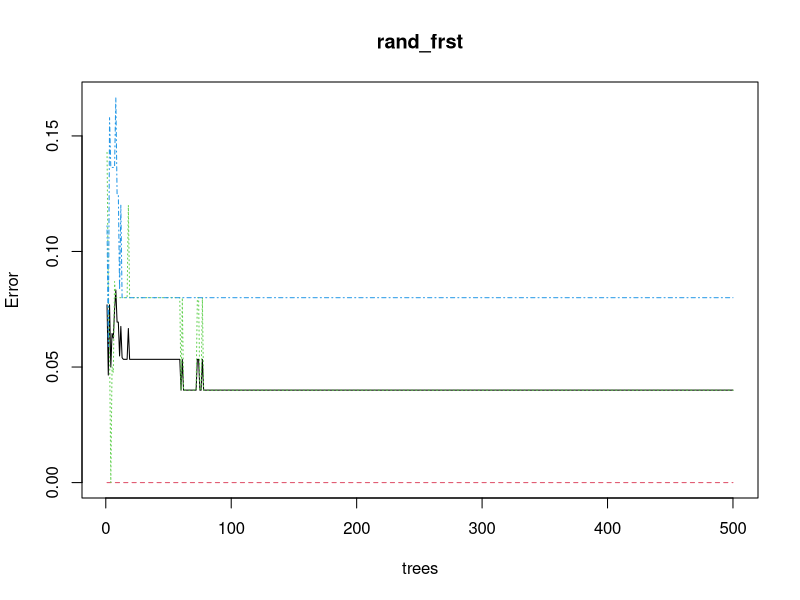
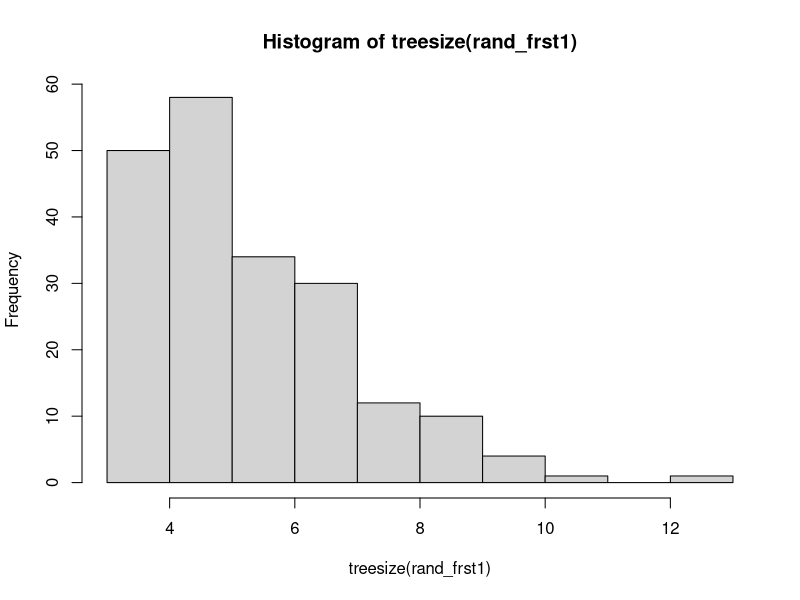
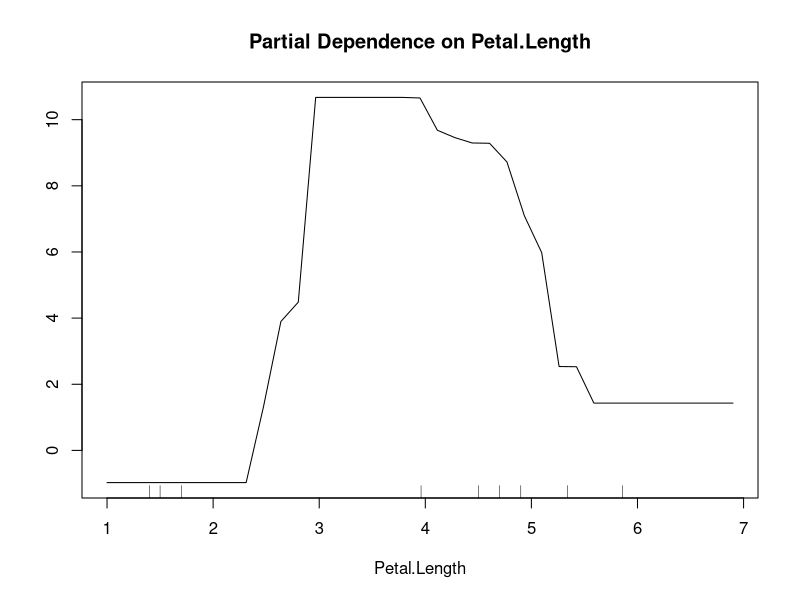

The R source for these figures, in order:
library(MASS)
library(caret)
library(randomForest)

data(iris)
irissetosa <- iris[iris$Species=="setosa",]
irisversicolor <- iris[iris$Species=="versicolor",]
irisvirginica <- iris[iris$Species=="virginica",]
iris_train <- rbind(irissetosa[1:25,], irisversicolor[1:25,], irisvirginica[1:25,])
iris_test <- rbind(irissetosa[26:50,], irisversicolor[26:50,], irisvirginica[26:50,])

rand_frst <- randomForest(Species~., data = iris_train)
rand_frst
pred1 <- predict(rand_frst, iris_train)
head(iris_train$Species)

confusionMatrix(pred1, iris_train$Species)
pred2 <- predict(rand_frst, iris_test)
confusionMatrix(pred2, iris_test$Species)

plot(rand_frst)
rand_frst1 <- randomForest(Species~., data = iris_train, ntree= 200, importance = TRUE)
rand_frst1
pred1 <- predict(rand_frst1, iris_train)
confusionMatrix(pred1, iris_train$Species)
pred2 <- predict(rand_frst1, iris_test)
confusionMatrix(pred1, iris_test$Species)

hist(treesize(rand_frst1))
partialPlot(rand_frst1, iris_train, Petal.Length, "versicolor")




